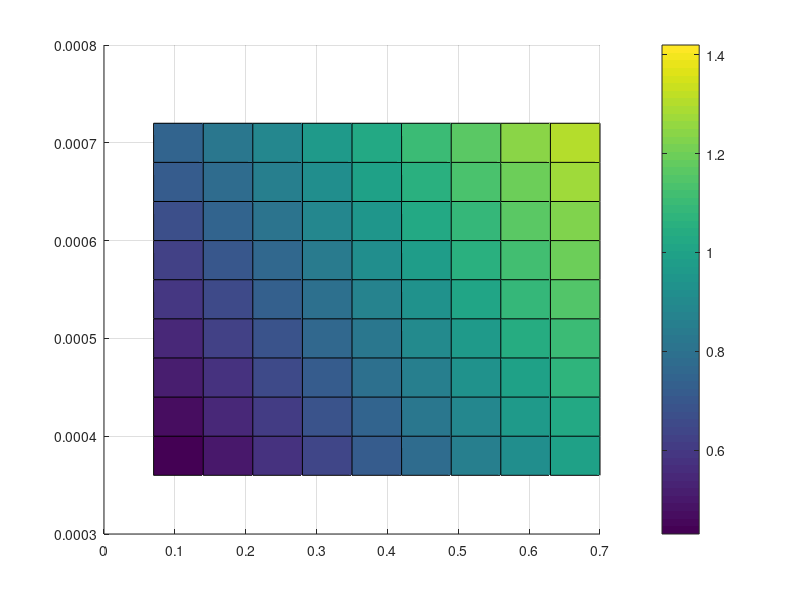

Source code (MATLAB):
l_list = 0.07:0.07:0.7;
m_list = 3.6000e-04:0.4000e-04:7.2e-4;

[X,Y] = meshgrid(l_list,m_list);
Z = (X) + (Y)./(1e-3);
surf(X,Y,Z)
% xlim([min(l_list) max(l_list)])
% ylim([min(m_list) max(m_list)])
view(0,90); colorbar